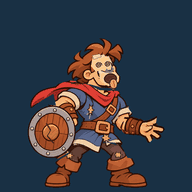
#> input picture docs/ideas/anim_fix_review/hero_rookie_battered_dizzy.gif, 192 x 192 px, given in place of fresh_idle.png, which was not available
$ python pack_toad_witch_spells.py
#> lines starting #> are read from the running program, lines starting #| are printed output that depends on the picture
#> (reads docs/ideas/toad_witch_spells_sources.json from the repository)
"""Pack hand-drawn #42 cels; whole-image crops/scales/registration only.

Large image-tool originals stay outside the checkout. Never construct a pose,
paint a body part, remove alpha components, or interpolate transformation cels.
"""
from pathlib import Path
import argparse,hashlib,json,math
import numpy as np
from PIL import Image,ImageDraw

ROOT=Path(__file__).resolve().parents[2];DOC=ROOT/'docs/ideas'
OUT=DOC/'toad_witch_spells_review';MANIFEST=DOC/'toad_witch_spells_sources.json'

WITCH={
 'cast_toads':(12,14,False,7),'cast_broom':(12,14,False,6),
 'throw_potion':(12,14,False,6),'cackle':(8,10,True,None),
 'stomp_angry':(8,12,False,4),'drink_transform':(16,12,False,15)}
GIANT={'burp_toads':(10,12,False,5),'victory':(8,8,False,None)}
TOAD={'transform_in':(14,14,False,9),'idle':(8,10,True,None),
      'attack':(8,14,False,4),'hurt':(6,12,False,None),'transform_out':(14,14,False,10)}
BROOM={'idle':(8,12,True,None),'attack':(12,24,False,6),'hurt':(8,24,False,None),
       'broom_in':(12,14,False,7),'broom_out':(12,14,False,6)}
FX={'toad_hop':(6,14),'poof_green':(8,14),'broom_spell':(8,14),'spell_break':(8,14)}

def write(path,data):
    path.parent.mkdir(parents=True,exist_ok=True)
    path.write_text(json.dumps(data,ensure_ascii=False,indent=2)+'\n')

# [71 lines left out: functions cut_at_empty_gutter, measure_boxes, load_cels, registered, atlas, vram and 2 more, not called in this run]

def original_idle(cid):
#> called with cid = 'toad_witch'
    return Image.open(ROOT/f'assets/characters/{cid}/anim/fresh_idle.png').convert('RGBA').crop((0,0,512,512))
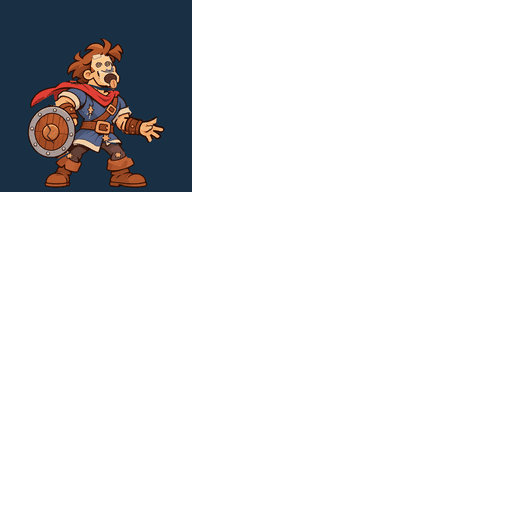
#> returned value: PIL image 512x512 RGBA; mean R, G, B, A 8, 8.2, 9.4, 35.9; transparent parts drawn white

# [4 lines left out: function save_clip, not called in this run]

def actors():
    witch=original_idle('toad_witch');giant=original_idle('toad_witch_giant');hero=original_idle('hero_rookie')
#> call 2 of original_idle, with cid = 'toad_witch_giant'
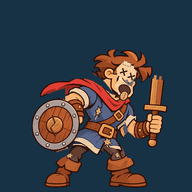
#> input picture docs/ideas/anim_fix_review/hero_rookie_battered_knocked.gif, 192 x 192 px, given in place of fresh_idle.png, which was not available
#> in original_idle (call 2), `return Image.open(ROOT/f'assets/characters/{cid}/anim/fresh_idle.png')..`:
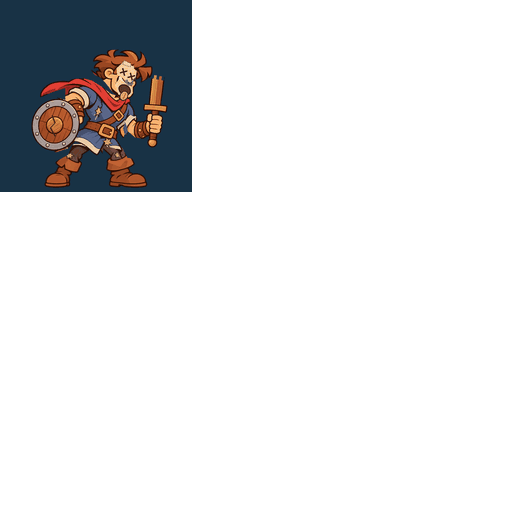
#> returned value: PIL image 512x512 RGBA; mean R, G, B, A 8.1, 8.5, 9.5, 35.9; transparent parts drawn white
    for cid,specs,prefix,neutral in [('toad_witch',WITCH,'witch',witch),('toad_witch_giant',GIANT,'giant',giant)]:
#> (the run stopped early here; a loop or call above may not have finished)
